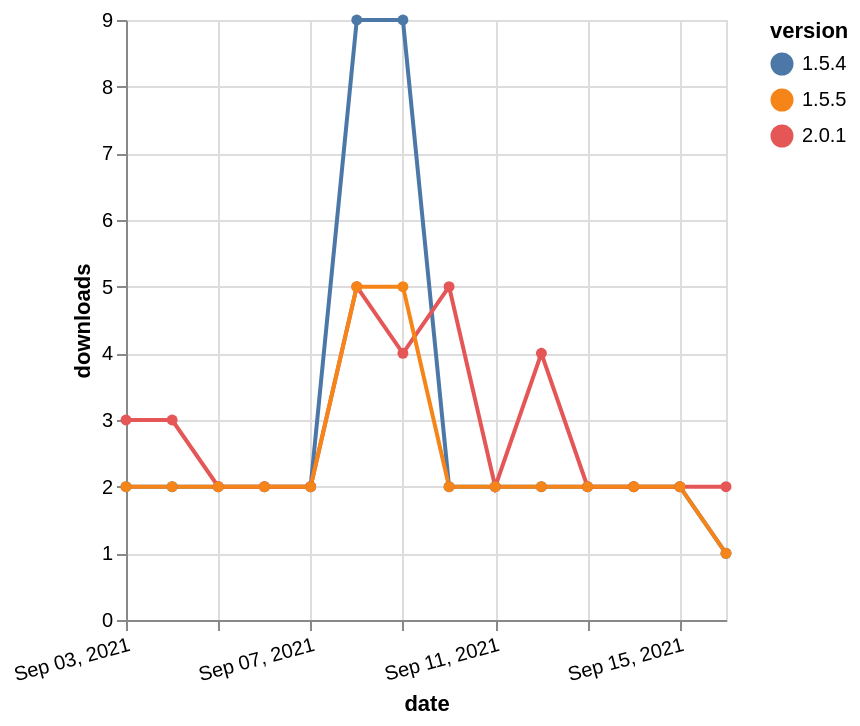

Specify this chart in Vega-Lite:
### Vega-Lite specification from a JSON file in a GitHub repository (floating-point values rounded to 4 significant figures)
{"$schema": "https://vega.github.io/schema/vega-lite/v5.json", "description": "A simple bar chart with embedded data.", "data": {"values": [{"date": "2021-09-03", "total": 5488, "delta": 2, "version": "1.5.4"}, {"date": "2021-09-04", "total": 5490, "delta": 2, "version": "1.5.4"}, {"date": "2021-09-05", "total": 5492, "delta": 2, "version": "1.5.4"}, {"date": "2021-09-06", "total": 5494, "delta": 2, "version": "1.5.4"}, {"date": "2021-09-07", "total": 5496, "delta": 2, "version": "1.5.4"}, {"date": "2021-09-08", "total": 5505, "delta": 9, "version": "1.5.4"}, {"date": "2021-09-09", "total": 5514, "delta": 9, "version": "1.5.4"}, {"date": "2021-09-10", "total": 5516, "delta": 2, "version": "1.5.4"}, {"date": "2021-09-11", "total": 5518, "delta": 2, "version": "1.5.4"}, {"date": "2021-09-12", "total": 5520, "delta": 2, "version": "1.5.4"}, {"date": "2021-09-13", "total": 5522, "delta": 2, "version": "1.5.4"}, {"date": "2021-09-14", "total": 5524, "delta": 2, "version": "1.5.4"}, {"date": "2021-09-15", "total": 5526, "delta": 2, "version": "1.5.4"}, {"date": "2021-09-16", "total": 5527, "delta": 1, "version": "1.5.4"}, {"date": "2021-09-03", "total": 2621, "delta": 3, "version": "2.0.1"}, {"date": "2021-09-04", "total": 2624, "delta": 3, "version": "2.0.1"}, {"date": "2021-09-05", "total": 2626, "delta": 2, "version": "2.0.1"}, {"date": "2021-09-06", "total": 2628, "delta": 2, "version": "2.0.1"}, {"date": "2021-09-07", "total": 2630, "delta": 2, "version": "2.0.1"}, {"date": "2021-09-08", "total": 2635, "delta": 5, "version": "2.0.1"}, {"date": "2021-09-09", "total": 2639, "delta": 4, "version": "2.0.1"}, {"date": "2021-09-10", "total": 2644, "delta": 5, "version": "2.0.1"}, {"date": "2021-09-11", "total": 2646, "delta": 2, "version": "2.0.1"}, {"date": "2021-09-12", "total": 2650, "delta": 4, "version": "2.0.1"}, {"date": "2021-09-13", "total": 2652, "delta": 2, "version": "2.0.1"}, {"date": "2021-09-14", "total": 2654, "delta": 2, "version": "2.0.1"}, {"date": "2021-09-15", "total": 2656, "delta": 2, "version": "2.0.1"}, {"date": "2021-09-16", "total": 2658, "delta": 2, "version": "2.0.1"}, {"date": "2021-09-03", "total": 2967, "delta": 2, "version": "1.5.5"}, {"date": "2021-09-04", "total": 2969, "delta": 2, "version": "1.5.5"}, {"date": "2021-09-05", "total": 2971, "delta": 2, "version": "1.5.5"}, {"date": "2021-09-06", "total": 2973, "delta": 2, "version": "1.5.5"}, {"date": "2021-09-07", "total": 2975, "delta": 2, "version": "1.5.5"}, {"date": "2021-09-08", "total": 2980, "delta": 5, "version": "1.5.5"}, {"date": "2021-09-09", "total": 2985, "delta": 5, "version": "1.5.5"}, {"date": "2021-09-10", "total": 2987, "delta": 2, "version": "1.5.5"}, {"date": "2021-09-11", "total": 2989, "delta": 2, "version": "1.5.5"}, {"date": "2021-09-12", "total": 2991, "delta": 2, "version": "1.5.5"}, {"date": "2021-09-13", "total": 2993, "delta": 2, "version": "1.5.5"}, {"date": "2021-09-14", "total": 2995, "delta": 2, "version": "1.5.5"}, {"date": "2021-09-15", "total": 2997, "delta": 2, "version": "1.5.5"}, {"date": "2021-09-16", "total": 2998, "delta": 1, "version": "1.5.5"}]}, "width": "container", "mark": {"type": "line", "point": {"filled": true}}, "encoding": {"x": {"field": "date", "type": "temporal", "timeUnit": "yearmonthdate", "title": "date", "axis": {"labelAngle": -15}}, "y": {"field": "delta", "type": "quantitative", "title": "downloads"}, "color": {"field": "version", "type": "nominal"}, "tooltip": {"field": "delta"}}}
